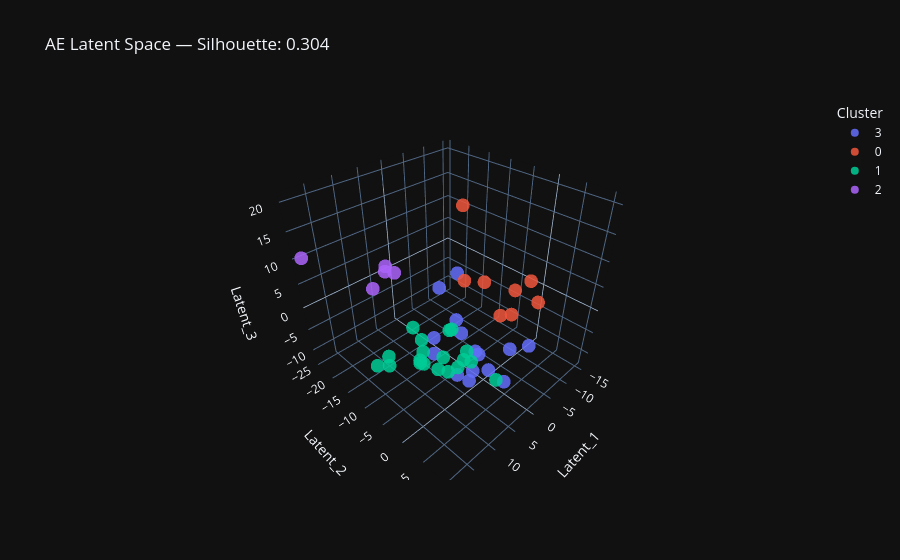

The code cell stored with this chart in its notebook:
### Code cell
if not TORCH_AVAILABLE:
    print("Skipping.")
else:
    model.eval()
    with torch.no_grad():
        X_latent, _ = model(X_tensor)
        X_latent = X_latent.numpy()

    # KMeans in latent space
    km_ae     = KMeans(n_clusters=K, random_state=SEED, n_init=10)
    ae_labels = km_ae.fit_predict(X_latent)
    ae_score  = silhouette_score(X_latent, ae_labels)

    df_avg['ae_cluster'] = ae_labels

    print(f"AE+KMeans Silhouette Score: {ae_score:.4f}\n")
    for i in range(K):
        countries = df_avg[df_avg['ae_cluster'] == i]['Name'].sort_values().tolist()
        print(f"  Archetype {i} ({len(countries)}): {', '.join(countries)}")

    # 3D interactive plot
    df_viz = pd.DataFrame(X_latent, columns=['Latent_1', 'Latent_2', 'Latent_3'])
    df_viz['Country'] = ids_avg['Name'].values
    df_viz['Cluster'] = ae_labels.astype(str)

    fig = px.scatter_3d(
        df_viz, x='Latent_1', y='Latent_2', z='Latent_3',
        color='Cluster', hover_name='Country',
        title=f'AE Latent Space — Silhouette: {ae_score:.3f}',
        template='plotly_dark', opacity=0.85
    )
    fig.write_html('outputs/ae_latent_3d.html')
    fig.show()
    print("\nInteractive 3D plot saved to outputs/ae_latent_3d.html")

### Figure 1 — Plotly figure (JSON) as saved in the notebook; plotly's stock layout.template omitted (floating-point values rounded to 4 significant figures)
{"data": [{"hovertemplate": "<b>%{hovertext}</b><br><br>Cluster=3<br>Latent_1=%{x}<br>Latent_2=%{y}<br>Latent_3=%{z}<extra></extra>", "hovertext": ["Argentina", "Bulgaria", "Chile", "China", "Colombia", "Croatia", "Indonesia", "India", "Japan", "Mexico", "Peru", "Poland", "Romania", "Turkey", "South Africa"], "legendgroup": "3", "marker": {"color": "#636efa", "opacity": 0.85, "symbol": "circle"}, "mode": "markers", "name": "3", "scene": "scene", "showlegend": true, "type": "scatter3d", "x": [8.912, 6.247, 12.62, 2.582, 15.08, 8.688, 8.718, 8.027, 10.63, 9.786, 12.25, 4.827, 9.027, 1.373, 9.639], "y": [1.603, 3.811, 0.611, 7.001, 3.234, 4.859, 7.909, 10.35, -0.2185, 3.396, 5.021, 1.894, 4.49, 9.559, 2.179], "z": [14.97, -0.3628, 5.03, 0.4481, 5.292, -1.453, 0.9138, -0.1896, 12.48, 5.89, 0.3876, -1.9, -3.628, 2.003, 7.536]}, {"hovertemplate": "<b>%{hovertext}</b><br><br>Cluster=0<br>Latent_1=%{x}<br>Latent_2=%{y}<br>Latent_3=%{z}<extra></extra>", "hovertext": ["Australia", "Canada", "Denmark", "Israel", "Korea, Republic of", "New Zealand", "Russian Federation", "Saudi Arabia"], "legendgroup": "0", "marker": {"color": "#EF553B", "opacity": 0.85, "symbol": "circle"}, "mode": "markers", "name": "0", "scene": "scene", "showlegend": true, "type": "scatter3d", "x": [-6.786, -4.057, -14.45, 1.74, -2.219, -15.26, -3.938, 1.659], "y": [5.12, -9.081, -8.218, 0.4771, 3.28, -5.638, 5.114, -4.428], "z": [3.567, 2.428, -11.01, 9.507, 2.531, -3.614, 9.194, 20.64]}, {"hovertemplate": "<b>%{hovertext}</b><br><br>Cluster=1<br>Latent_1=%{x}<br>Latent_2=%{y}<br>Latent_3=%{z}<extra></extra>", "hovertext": ["Austria", "Belgium", "Switzerland", "Czech Republic", "Germany", "Spain", "Estonia", "Finland", "France", "United Kingdom", "Greece", "Hungary", "Ireland", "Italy", "Lithuania", "Latvia", "Netherlands", "Portugal", "Slovakia"], "legendgroup": "1", "marker": {"color": "#00cc96", "opacity": 0.85, "symbol": "circle"}, "mode": "markers", "name": "1", "scene": "scene", "showlegend": true, "type": "scatter3d", "x": [8.437, 10.78, 13.48, 5.029, 5.299, 4.877, 6.432, 6.521, 5.943, 4.767, 5.131, 5.85, 1.026, 8.273, 17.26, 15.93, 9.802, 0.2691, 10.93], "y": [-6.863, -5.006, -9.943, 0.2132, -5.131, -1.932, -2.434, -11.61, -10.06, -7.081, 1.339, 0.287, -7.274, -0.887, -7.898, -6.492, -6.164, 3.076, -3.868], "z": [-5.368, -4.527, -5.169, -2.853, -7.628, -8.148, 0.9375, -3.863, -6.189, -12.36, -4.377, -4.184, -4.983, -6.048, -3.281, -3.212, -6.598, -10.96, -4.454]}, {"hovertemplate": "<b>%{hovertext}</b><br><br>Cluster=2<br>Latent_1=%{x}<br>Latent_2=%{y}<br>Latent_3=%{z}<extra></extra>", "hovertext": ["Iceland", "Luxembourg", "Norway", "Slovenia", "Sweden"], "legendgroup": "2", "marker": {"color": "#ab63fa", "opacity": 0.85, "symbol": "circle"}, "mode": "markers", "name": "2", "scene": "scene", "showlegend": true, "type": "scatter3d", "x": [18.46, 6.691, 1.574, 13.62, 6.541], "y": [-24.54, -18.29, -22.42, -8.297, -22.93], "z": [10.21, 5.083, 0.5769, 13.76, -0.9855]}], "layout": {"legend": {"title": {"text": "Cluster"}, "tracegroupgap": 0}, "scene": {"domain": {"x": [0, 1], "y": [0, 1]}, "xaxis": {"title": {"text": "Latent_1"}}, "yaxis": {"title": {"text": "Latent_2"}}, "zaxis": {"title": {"text": "Latent_3"}}}, "title": {"text": "AE Latent Space — Silhouette: 0.304"}}}
